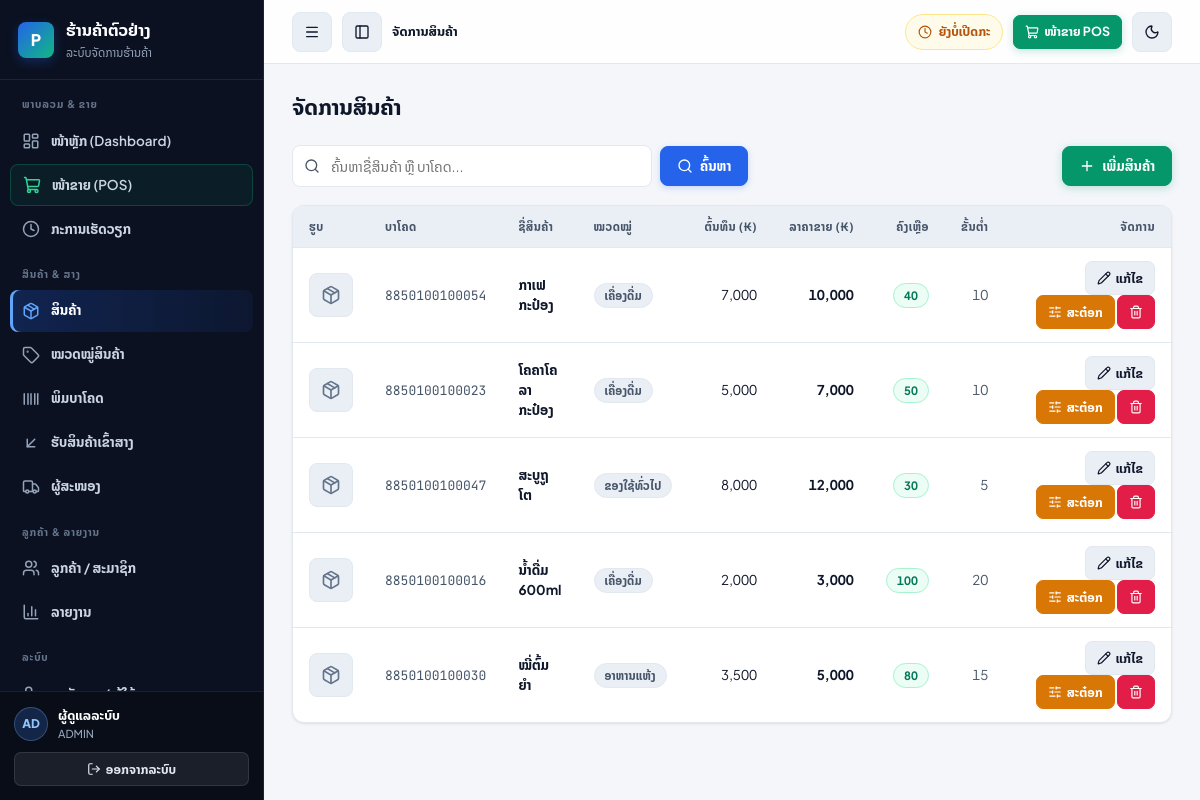
The page /products.php (signed in) on the database its author committed.
### tables this page shows
CREATE TABLE products (
  id INT AUTO_INCREMENT PRIMARY KEY,
  barcode VARCHAR(50) NOT NULL UNIQUE,
  name VARCHAR(150) NOT NULL,
  category_id INT DEFAULT NULL,
  cost_price DECIMAL(15,2) NOT NULL DEFAULT 0 COMMENT 'ລາຄາຕົ້ນທຶນ',
  sell_price DECIMAL(15,2) NOT NULL DEFAULT 0 COMMENT 'ລາຄາຂາຍ',
  stock_qty INT NOT NULL DEFAULT 0 COMMENT 'ຈຳນວນຄົງຄັງ',
  min_stock INT NOT NULL DEFAULT 5 COMMENT 'ຈຳນວນຂັ້ນຕໍ່າແຈ້ງເຕືອນ',
  image VARCHAR(255) DEFAULT NULL COMMENT 'ຊື່ໄຟລ໌ຮູບໃນໂຟນເດີ uploads/',
  status TINYINT(1) NOT NULL DEFAULT 1,
  created_at TIMESTAMP DEFAULT CURRENT_TIMESTAMP,
  KEY idx_products_status_name (status, name),
  KEY idx_products_status_stock_min (status, stock_qty, min_stock),
  FOREIGN KEY (category_id) REFERENCES categories(id) ON DELETE SET NULL
);

CREATE TABLE categories (
  id INT AUTO_INCREMENT PRIMARY KEY,
  name VARCHAR(100) NOT NULL,
  description VARCHAR(255) DEFAULT NULL,
  created_at TIMESTAMP DEFAULT CURRENT_TIMESTAMP
);

### config.php (called while the page is built, shortened)
<?php
try {
    $pdo = new PDO(
        'mysql:host=' . DB_HOST . ';dbname=' . DB_NAME . ';charset=utf8mb4',
        DB_USER,
        DB_PASS,
        [
            PDO::ATTR_ERRMODE => PDO::ERRMODE_EXCEPTION,
            PDO::ATTR_DEFAULT_FETCH_MODE => PDO::FETCH_ASSOC,
        ]
    );
} catch (PDOException $e) {
    die('ເຊື່ອມຕໍ່ຖານຂໍ້ມູນບໍ່ໄດ້: ' . $e->getMessage() . ' — ກະລຸນາ import ໄຟລ໌ database.sql ກ່ອນ');
}
function current_user() {
    return [
        'id'       => $_SESSION['user_id'] ?? 0,
        'username' => $_SESSION['username'] ?? '',
        'fullname' => $_SESSION['fullname'] ?? '',
        'role'     => $_SESSION['role'] ?? '',
    ];
}
function get_setting($key, $default = '') {
    global $pdo;
    static $cache = null;
    if ($cache === null) {
        $cache = [];
        foreach ($pdo->query('SELECT skey, svalue FROM settings') as $row) {
            $cache[$row['skey']] = $row['svalue'];
        }
    }
    return $cache[$key] ?? $default;
}
function h($str) {
    return htmlspecialchars((string)$str, ENT_QUOTES, 'UTF-8');
}
function &open_shift_request_cache() {
    static $cache = [];
    return $cache;
}
function get_open_shift($user_id, $fresh = false) {
    global $pdo;
    $uid = (int)$user_id;
    $cache = &open_shift_request_cache();
    $st = $pdo->prepare("SELECT * FROM shifts WHERE user_id = ? AND status = 'open' ORDER BY id DESC LIMIT 1");
    $st->execute([$uid]);
    $cache[$uid] = $st->fetch() ?: null;
    return $cache[$uid];
}

### products.php (the view, shortened to what this page needs)
<?php
require_once __DIR__ . '/config.php';
$page = 'products';
$title = 'ຈັດການສິນຄ້າ';
$q = trim($_GET['q'] ?? '');
$sql = "SELECT p.*, c.name AS category_name FROM products p
        LEFT JOIN categories c ON c.id = p.category_id
        WHERE p.status = 1";
$params = [];
$sql .= ' ORDER BY p.name';
$st = $pdo->prepare($sql);
$st->execute($params);
$products = $st->fetchAll();
include __DIR__ . '/header.php';
?>
<div class="toolbar">
  <form method="get" style="display:flex;gap:8px;flex:1">
    <div style="position:relative;flex:1;max-width:360px">
      <i data-lucide="search" style="position:absolute;left:12px;top:50%;transform:translateY(-50%);width:16px;height:16px;color:var(--text-muted)"></i>
      <input type="text" name="q" value="<?= h($q) ?>" placeholder="ຄົ້ນຫາຊື່ສິນຄ້າ ຫຼື ບາໂຄດ..." style="padding-left:38px">
    </div>
    <button class="btn btn-primary"><i data-lucide="search"></i> ຄົ້ນຫາ</button>
  </form>
  <button class="btn btn-success" onclick="editProduct(null)"><i data-lucide="plus"></i> ເພີ່ມສິນຄ້າ</button>
</div>
<div class="table-wrap">
  <table class="table">
    <tr>
      <th style="width:64px">ຮູບ</th><th>ບາໂຄດ</th><th>ຊື່ສິນຄ້າ</th><th>ໝວດໝູ່</th>
      <th class="num">ຕົ້ນທຶນ (₭)</th><th class="num">ລາຄາຂາຍ (₭)</th>
      <th class="num">ຄົງເຫຼືອ</th><th class="num">ຂັ້ນຕໍ່າ</th><th style="width:230px;text-align:right">ຈັດການ</th>
    </tr>
    <?php foreach ($products as $p): ?>
    <tr>
      <td>
        <?php if ($p['image']): ?>
          <img class="thumb" src="uploads/<?= h($p['image']) ?>" alt="<?= h($p['name']) ?>">
        <?php else: ?>
          <span class="thumb-placeholder"><i data-lucide="package"></i></span>
        <?php endif; ?>
      </td>
      <td style="font-family:var(--font-mono);font-size:13px;color:var(--text-muted)"><?= h($p['barcode']) ?></td>
      <td><strong><?= h($p['name']) ?></strong></td>
      <td><span class="badge"><?= h($p['category_name'] ?? 'ທົ່ວໄປ') ?></span></td>
      <td class="num"><?= number_format($p['cost_price']) ?></td>
      <td class="num"><strong><?= number_format($p['sell_price']) ?></strong></td>
      <td class="num">
        <span class="badge tabular <?= $p['stock_qty'] <= 0 ? 'badge-danger' : ($p['stock_qty'] <= $p['min_stock'] ? 'badge-warning' : 'badge-success') ?>">
          <?= number_format($p['stock_qty']) ?>
        </span>
      </td>
      <td class="num" style="color:var(--text-muted)"><?= number_format($p['min_stock']) ?></td>
      <td style="text-align:right">
        <button class="btn btn-sm btn-secondary" onclick='editProduct(<?= json_encode($p, JSON_UNESCAPED_UNICODE | JSON_HEX_APOS | JSON_HEX_QUOT) ?>)'>
          <i data-lucide="pencil"></i> ແກ້ໄຂ
        </button>
        <button class="btn btn-sm btn-warning" onclick='adjustStock(<?= (int)$p['id'] ?>, <?= json_encode($p['name'], JSON_UNESCAPED_UNICODE | JSON_HEX_APOS | JSON_HEX_QUOT) ?>)'>
          <i data-lucide="sliders-horizontal"></i> ສະຕ໋ອກ
        </button>
        <form method="post" style="display:inline" onsubmit="return confirmAction(this, 'ລຶບສິນຄ້ານີ້ບໍ່?')">
          <button class="btn btn-sm btn-danger" title="ລຶບສິນຄ້າ"><i data-lucide="trash-2"></i></button>
        </form>
      </td>
    </tr>
    <?php endforeach; ?>
  </table>
</div>
<?php include __DIR__ . '/footer.php'; ?>

### header.php (shortened to what this page needs)
<?php
require_once __DIR__ . '/config.php';
$u = current_user();
$is_admin   = $u['role'] === 'admin';
$is_manager = in_array($u['role'], ['admin', 'manager']);
$open_shift = get_open_shift($u['id']);
$menu_groups = [
    'ພາບລວມ & ຂາຍ' => [
        ['dashboard', 'dashboard.php', 'layout-dashboard', 'ໜ້າຫຼັກ (Dashboard)', $is_manager],
        ['pos',       'pos.php',       'shopping-cart',    'ໜ້າຂາຍ (POS)',        true],
        ['shifts',    'shifts.php',    'clock',            'ກະການເຮັດວຽກ',         true],
    ],
    'ສິນຄ້າ & ສາງ' => [
        ['products',   'products.php',   'package',         'ສິນຄ້າ',            $is_manager],
        ['categories', 'categories.php', 'tag',             'ໝວດໝູ່ສິນຄ້າ',     $is_manager],
        ['barcode',    'barcode.php',    'barcode',         'ພິມບາໂຄດ',         $is_manager],
        ['purchases',  'purchases.php',  'arrow-down-left', 'ຮັບສິນຄ້າເຂົ້າສາງ', $is_manager],
        ['suppliers',  'suppliers.php',  'truck',           'ຜູ້ສະໜອງ',         $is_manager],
    ],
    'ລູກຄ້າ & ລາຍງານ' => [
        ['customers', 'customers.php', 'users',       'ລູກຄ້າ / ສະມາຊິກ', $is_manager],
        ['reports',   'reports.php',   'bar-chart-3', 'ລາຍງານ',           $is_manager],
    ],
    'ລະບົບ' => [
        ['users',    'users.php',    'user-cog', 'ພະນັກງານ / ຜູ້ໃຊ້', $is_admin],
        ['settings', 'settings.php', 'settings', 'ຕັ້ງຄ່າຮ້ານ',       $is_admin],
    ],
];
$initials = strtoupper(substr(preg_replace('/[^a-zA-Z0-9]/', '', $u['username'] ?? '') ?: 'U', 0, 2));
?>
<!DOCTYPE html>
<html lang="lo" data-theme="light">
<head>
<title><?= h($title ?? 'POS') ?> - <?= h(get_setting('store_name')) ?></title>
<link rel="stylesheet" href="style.css">
</head>
<body>
<div class="layout">
  <aside class="sidebar" id="appSidebar" aria-label="ເມນູຫຼັກ">
    <div class="brand">
      <div class="brand-mark" aria-hidden="true">P</div>
      <div class="brand-text">
        <span class="brand-title"><?= h(get_setting('store_name', 'POS Terminal')) ?></span>
        <small>ລະບົບຈັດການຮ້ານຄ້າ</small>
      </div>
    </div>
    <nav>
      <?php foreach ($menu_groups as $groupLabel => $items):
        $visible = array_filter($items, fn($it) => (bool)$it[4]);
      ?>
        <div class="sidebar-group-label"><?= h($groupLabel) ?></div>
        <?php foreach ($visible as [$key, $url, $icon, $label]): ?>
          <?php
            $isActive = ($page ?? '') === $key;
            $cls = trim(($isActive ? 'active ' : '') . ($key === 'pos' && !$isActive ? 'nav-pos-highlight' : ''));
          ?>
          <a href="<?= $url ?>" class="<?= $cls ?>" title="<?= h($label) ?>">
            <i data-lucide="<?= $icon ?>" aria-hidden="true"></i>
            <span><?= h($label) ?></span>
          </a>
        <?php endforeach; ?>
      <?php endforeach; ?>
    </nav>
    <div class="sidebar-footer">
      <div class="user-info">
        <div class="user-avatar" aria-hidden="true"><?= h($initials) ?></div>
        <div class="user-meta" style="min-width:0;">
          <div style="white-space:nowrap;overflow:hidden;text-overflow:ellipsis;"><?= h($u['fullname']) ?></div>
          <small><?= strtoupper(h($u['role'])) ?></small>
        </div>
      </div>
      <a href="logout.php" class="btn btn-secondary btn-sm btn-block sidebar-logout" title="ອອກຈາກລະບົບ">
        <i data-lucide="log-out" aria-hidden="true" style="width:14px;height:14px;"></i>
        <span>ອອກຈາກລະບົບ</span>
      </a>
    </div>
  </aside>
  <div class="main-shell">
    <header class="topbar no-print">
      <div class="topbar-left">
        <button type="button" class="btn btn-secondary icon-btn mobile-menu-btn" id="mobileMenuBtn" onclick="openMobileSidebar()" aria-label="ເປີດເມນູ">
          <i data-lucide="menu" aria-hidden="true"></i>
        </button>
        <button type="button" class="btn btn-secondary icon-btn desktop-collapse-btn" id="sidebarCollapseBtn" onclick="toggleSidebarCollapse()" aria-label="ຫຍໍ້/ຂະຫຍາຍແຖບຂ້າງ" title="ຫຍໍ້/ຂະຫຍາຍເມນູ">
          <i data-lucide="panel-left" aria-hidden="true"></i>
        </button>
        <div class="topbar-title-wrap">
          <span class="topbar-crumb"><?= h($title ?? 'POS') ?></span>
        </div>
      </div>
      <div class="topbar-right">
        <a href="shifts.php" class="topbar-pill <?= $open_shift ? 'pill-success' : 'pill-warning' ?>" title="ສະຖານະກະເຮັດວຽກ">
          <?php if ($open_shift): ?>
            <span class="pulse-dot" aria-hidden="true"></span>
            <span>ກະ #<?= (int)$open_shift['id'] ?></span>
            <span class="pill-text-hide-sm">ກຳລັງເປີດ</span>
          <?php else: ?>
            <i data-lucide="clock" aria-hidden="true" style="width:14px;height:14px;"></i>
            <span class="pill-text-hide-sm">ຍັງບໍ່ເປີດກະ</span>
          <?php endif; ?>
        </a>
        <a href="pos.php" class="btn btn-success btn-sm" title="ເປີດໜ້າຂາຍ POS">
          <i data-lucide="shopping-cart" aria-hidden="true"></i>
          <span class="pill-text-hide-sm">ໜ້າຂາຍ POS</span>
        </a>
        <button type="button" class="btn btn-secondary icon-btn" id="themeToggleBtn" onclick="toggleTheme()" aria-label="ສະຫຼັບໂໝດແສງ/ມືດ" title="ສະຫຼັບ Light / Dark Mode">
          <i data-lucide="moon" id="themeIcon" aria-hidden="true"></i>
        </button>
      </div>
    </header>
    <main class="content">
      <div class="page-header no-print">
        <h1 class="page-title"><?= h($title ?? '') ?></h1>
      </div>

### footer.php (shortened to what this page needs)
    </main>
  </div>
</div>
</body>
</html>

### rows shown on the page
products: barcode "8850100100054", name "ກາເຟກະປ໋ອງ", category.name "ເຄື່ອງດື່ມ", cost_price "7,000", sell_price "10,000", stock_qty "40", min_stock "10"
products: barcode "8850100100023", name "ໂຄຄາໂຄລາ ກະປ໋ອງ", category.name "ເຄື່ອງດື່ມ", cost_price "5,000", sell_price "7,000", stock_qty "50", min_stock "10"
products: barcode "8850100100047", name "ສະບູຖູໂຕ", category.name "ຂອງໃຊ້ທົ່ວໄປ", cost_price "8,000", sell_price "12,000", stock_qty "30", min_stock "5"
products: barcode "8850100100016", name "ນ້ຳດື່ມ 600ml", category.name "ເຄື່ອງດື່ມ", cost_price "2,000", sell_price "3,000", stock_qty "100", min_stock "20"
products: barcode "8850100100030", name "ໝີ່ຕົ້ມຍຳ", category.name "ອາຫານແຫ້ງ", cost_price "3,500", sell_price "5,000", stock_qty "80", min_stock "15"

### other values the page prints
get_setting('store_name', 'POS Terminal') "ຮ້ານຄ້າຕົວຢ່າງ"
$groupLabel "ພາບລວມ & ຂາຍ"
$label "ໜ້າຫຼັກ (Dashboard)"
$label "ໜ້າຂາຍ (POS)"
$label "ກະການເຮັດວຽກ"
$groupLabel "ສິນຄ້າ & ສາງ"
$label "ສິນຄ້າ"
$label "ໝວດໝູ່ສິນຄ້າ"
$label "ພິມບາໂຄດ"
$label "ຮັບສິນຄ້າເຂົ້າສາງ"
$label "ຜູ້ສະໜອງ"
$groupLabel "ລູກຄ້າ & ລາຍງານ"
$label "ລູກຄ້າ / ສະມາຊິກ"
$label "ລາຍງານ"
$groupLabel "ລະບົບ"
